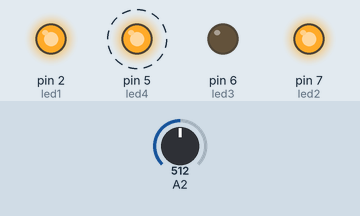
Recording of a sketch running on a simulated Arduino Uno, built with avr-gcc and run on an emulated ATmega328P. On the bench: output pins drawn as LEDs (lit = HIGH). Dashed ring = blinking. The inputs (shaded band) are chosen by the test bench; at power-on: A2 = 512. Random numbers use the default seed unless the sketch sets one.

Above: at 1.2 s.
1.3 s: A2 set to 207
At 3.41 s:
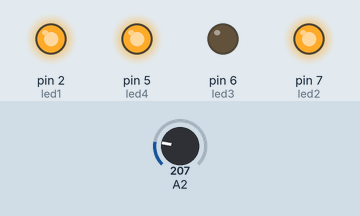
4.3 s: A2 set to 188
At 5.2 s:
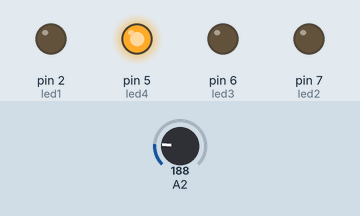
5.8 s: A2 set to 210
At 7.72 s:
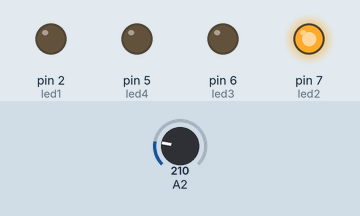
8.8 s: A2 set to 190
Timing chart, 0 to 11.3 s (numbered marks = the images above; inputs shaded):
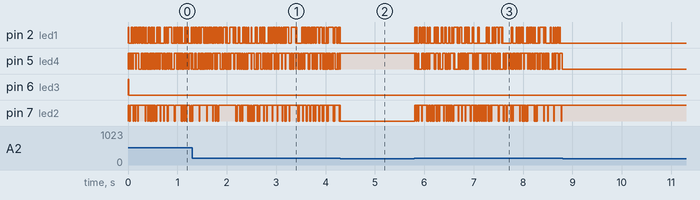

Measured:
- the behaviour switches between 200 and 199 on A2 (found by bisection; images 1 and 2)
- after the input at 8.8 s, every drawn part: stays the same

The sketch:

D_.ino
```cpp
//de
     int led1=2;
     int led2=7;
     int led3=6;
     int led4=5;
     int delais=100;
     int bouton=4;

void setup()
{
    pinMode(led1, OUTPUT);
    pinMode(led2, OUTPUT);
    pinMode(led3, OUTPUT);
    pinMode(led4, OUTPUT);
    digitalWrite(led1,HIGH);
    digitalWrite(led2,HIGH);
    digitalWrite(led3,HIGH);
    digitalWrite(led4,HIGH);
        do{
            delay(10);
             } while(analogRead(2) < 200);
                randomSeed(millis());

}
void loop()
{
  delais=delais/1.7;
if (delais<300)

   {
 switch(random(1,6)){


  //affiche un 1
    digitalWrite(led1,LOW);
    digitalWrite(led2,LOW);
    digitalWrite(led3,LOW);
    digitalWrite(led4,HIGH);
        delay(delais);


   // affiche un 2
      digitalWrite(led1,LOW);
      digitalWrite(led2,HIGH);
      digitalWrite(led3,LOW);
      digitalWrite(led4,LOW);
      delay(delais);


   // affiche un 3
      digitalWrite(led1,LOW);
      digitalWrite(led2,HIGH);
      digitalWrite(led3,LOW);
      digitalWrite(led4,HIGH);
      delay(delais);


   // affiche un 4
      digitalWrite(led1,HIGH);
      digitalWrite(led2,HIGH);
      digitalWrite(led3,LOW);
      digitalWrite(led4,LOW);
     delay(delais);


    // affiche un 5
       digitalWrite(led1,HIGH);
       digitalWrite(led2,HIGH);
       digitalWrite(led3,LOW);
       digitalWrite(led4,HIGH);
       delay(delais);


    // affiche un 6
       digitalWrite(led1,HIGH);
       digitalWrite(led2,HIGH);
       digitalWrite(led3,HIGH);
       digitalWrite(led4,LOW);
       delay(delais);

   }
  if(delais<8){
    switch(random(1,6)){


      case 1:
       digitalWrite(led1,LOW);
       digitalWrite(led2,LOW);
       digitalWrite(led3,LOW);
       digitalWrite(led4,HIGH);
    break;


        case 2:
         digitalWrite(led1,LOW);
         digitalWrite(led2,HIGH);
         digitalWrite(led3,LOW);
         digitalWrite(led4,LOW);
      break;


        case 3:
          digitalWrite(led1,LOW);
          digitalWrite(led2,HIGH);
          digitalWrite(led3,LOW);
          digitalWrite(led4,HIGH);
        break;


        case 4:
          digitalWrite(led1,HIGH);
          digitalWrite(led2,HIGH);
          digitalWrite(led3,LOW);
          digitalWrite(led4,LOW);
        break;


        case 5:
         digitalWrite(led1,HIGH);
         digitalWrite(led2,HIGH);
         digitalWrite(led3,LOW);
            digitalWrite(led4,HIGH);
        break;


        case 6:
          digitalWrite(led1,HIGH);
          digitalWrite(led2,HIGH);
          digitalWrite(led3,HIGH);
          digitalWrite(led4,LOW);
        break;

}
      do
      {
      delay(10);
      } while(analogRead(2) < 200);
    delais=100;
 }
   }
}
```
